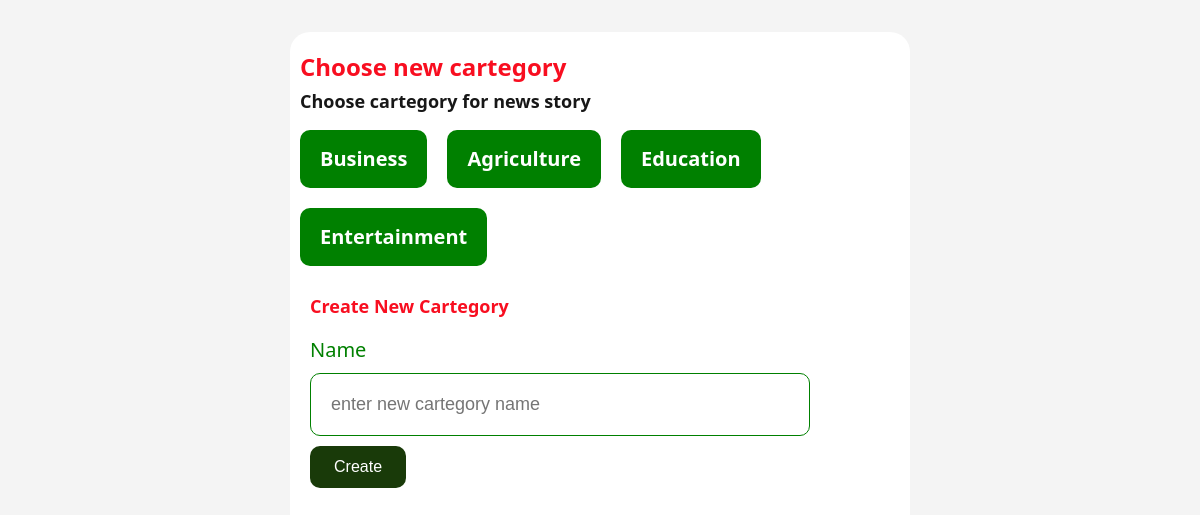
Page /choose-cart-latest/ on the committed database.
### News/models.py (models this page shows)
class Cartegory(models.Model):
    cartegory = models.CharField( max_length=100)
    Created = models.DateTimeField(auto_now_add=True)
    Modified = models.DateTimeField(auto_now=True)
    def __str__(self):
        return self.cartegory

### News/views.py (the view, shortened to what this page needs)
# urls.py: path("choose-cart-latest/",views.ChooseLatestCart,name="choose-cart-latest"),
def ChooseLatestCart(request):
    cartegories = Cartegory.objects.all()
    print(cartegories)
    context = {
        "cartegories":cartegories
    }
    return render(request,"Profile/choose-cartegory-latest.html",context)

### templates/Profile/choose-cartegory-latest.html (shortened to what this page needs)
{% extends "index.html" %}
{% block content %}
<main>
    <section class="cartegory-list-wrapper">
        <section class="cartegory-create">
            <div class="cartegory-create-text">
                <h2>Choose new cartegory</h2>
                <h4>Choose cartegory for news story </h4>
            </div>
            <div class="cartegory-list">
                {% for cart in cartegories %}
                    <a href="{% url 'create-latest' cart.id %}">
                        <div class="cartegory-list-card">
                            <p>{{cart.cartegory}}</p>
                        </div>
                    </a>
                {% endfor %}
            </div>
            <div class="create-cartegory">
                <h2>Create New Cartegory</h2>
                <form action="" method="POST">
                    <div class="input">
                        <label for="">Name</label>
                        <input type="text" name ="cartegory" placeholder="enter new cartegory name" required>
                    </div>
                    <button>Create</button>
                </form>
            </div>
        </section>
    </section>
</main>
{% endblock  %}

### static/CSS/style.css (style rules this page uses)
body { box-sizing: border-box; margin: 0; padding: 0; font-family: 'Segoe UI', Tahoma, Geneva, Verdana, sans-serif; }
* { list-style: none; text-decoration: none; }
.cartegory-list-wrapper { padding: 2rem; display: flex; justify-content: center; background-color: #f4f4f4; height: 90vh; }
.cartegory-create { width: 600px; background-color: #fff; padding: 10px; border-radius: 20px; }
.cartegory-create-text h2 { font-size: 24px; line-height: 10px; color: #f80e20; }
.cartegory-create-text h4 { font-size: 18px; line-height: 10px; color: #171717; }
.cartegory-list { display: flex; gap: 20px; flex-wrap: wrap; }
.cartegory-list-card { background-color: green; padding: 4px 20px; border-radius: 10px; }
.cartegory-list-card p { color: #fff; line-height: 10px; font-size: 20px; font-weight: 600; }
.create-cartegory { padding: 20px 10px; width: 500px; }
.create-cartegory h2 { color: #f80e20; line-height: 10px; font-size: 18px; }
.create-cartegory .input { display: flex; flex-direction: column; padding: 10px 0px; }
.create-cartegory .input label { color:green; font-size:20px; font-weight: 500; padding: 0px 0px 10px; }
.create-cartegory .input input { padding: 20px; border: 1.5px solid green; border-radius: 10px; background-color: transparent; outline: none; font-weight: 500; font-size: 18px; }
.create-cartegory form button { padding: 12px 24px; border: none; cursor: pointer; color: #fff; font-weight: 500; background-color: rgb(25, 58, 9); font-size: 16px; border-radius: 10px; transition: all 0.3ms ease-in; }

### rows in the picture
Cartegory: cartegory "Business"
Cartegory: cartegory "Agriculture"
Cartegory: cartegory "Education"
Cartegory: cartegory "Entertainment"
